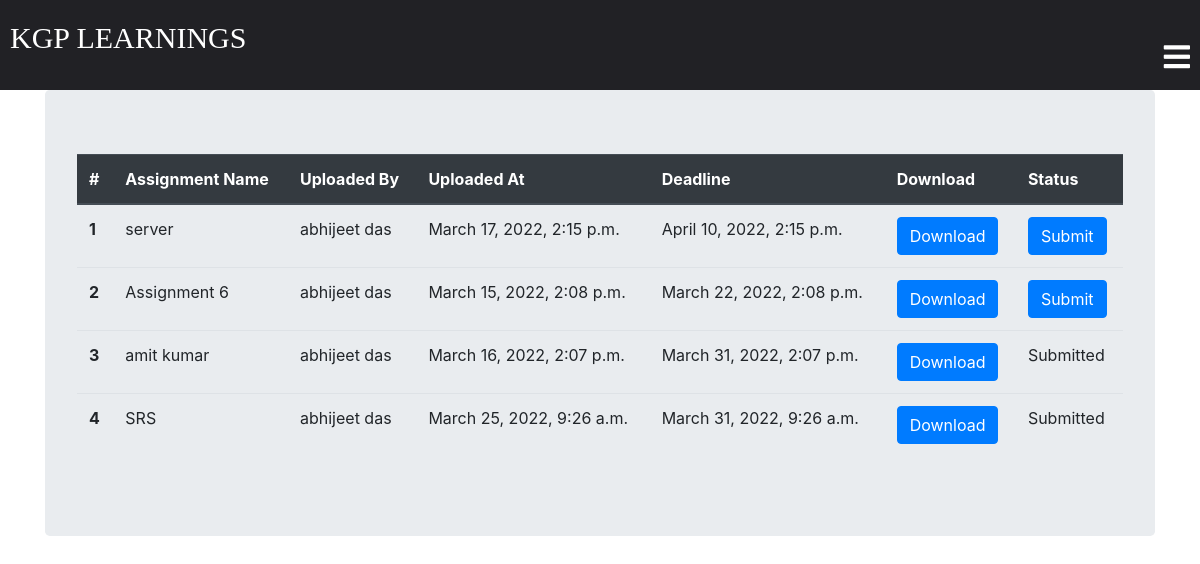
Before: /classroom/class_assignment/ (signed in) with the older database file.
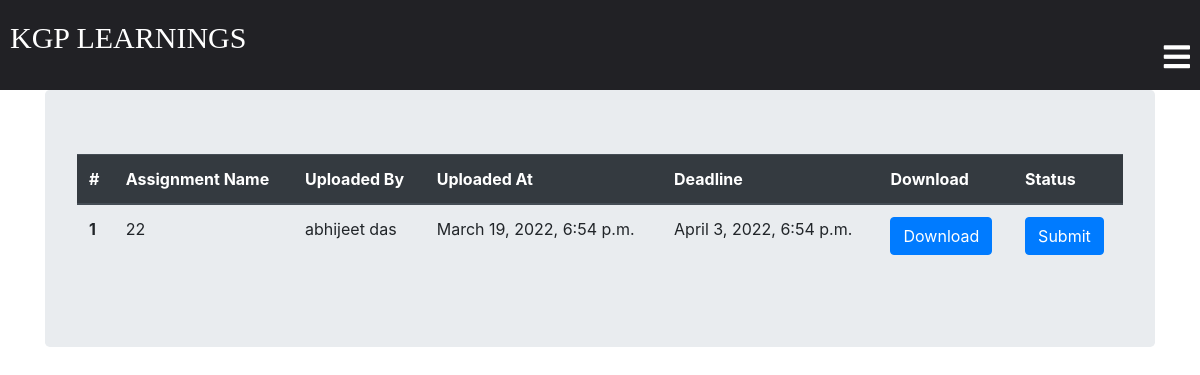
After: the same page with the newer database file.
### classroom/models.py (models this page shows, shortened)
class ClassAssignment(models.Model):
    student = models.ManyToManyField(Student,related_name='student_assignment')
    teacher = models.ForeignKey(Teacher,related_name='teacher_assignment',on_delete=models.CASCADE)
    created_at = models.DateTimeField(auto_now=True)
    assignment_name = models.CharField(max_length=250)
    assignment = models.FileField(upload_to='assignments')
    PublishedAt = models.DateTimeField(auto_now=False, null=True)
    Deadline = models.DateTimeField(auto_now=False, null=True)
    class Meta:
        ordering = ['-created_at']

class Teacher(models.Model):
    user = models.OneToOneField(User,on_delete=models.CASCADE,primary_key=True,related_name='Teacher')
    name = models.CharField(max_length=250)
    subject_name = models.CharField(max_length=250)
    email = models.EmailField(max_length=254)
    phone = models.IntegerField()
    teacher_profile_pic = models.ImageField(upload_to="classroom/teacher_profile_pic",blank=True)
    class_students = models.ManyToManyField(Student,through="StudentsInClass")
    def __str__(self):
        return self.name

### classroom/views.py (the view)
@login_required
def class_assignment(request):
    student = request.user.Student
    assignments = SubmitAssignment.objects.filter(student=student)
    currentDateTime = datetime.datetime.now()
    assignment_list = [x.submitted_assignment for x in assignments]
    return render(request, 'classroom/class_assignment.html', {'student': student, 'assignment_list': assignment_list, 'currentDateTime': currentDateTime})

### template/classroom/class_assignment.html (shortened to what this page needs)
{% extends 'classroom/base.html' %}
{% block content %}
<div class="container">
  <div class="jumbotron">
{% if student.student_assignment.count == 0 %}
  <h2>No assignments Yet</h2>
{% else %}
  <table class="table">
    <thead class="thead-dark">
      <tr>
        <th scope="col">#</th>
        <th scope="col">Assignment Name</th>
        <th scope="col">Uploaded By</th>
        <th scope="col">Uploaded At</th>
        <th scope="col">Deadline</th>
        <th scope="col">Download</th>
        <th scope="col">Status</th>
      </tr>
    </thead>
    <tbody>
      {% for assignment in student.student_assignment.all %}
      {% if assignment.PublishedAt.date < currentDateTime.date and assignment.PublishedAt.time <= currentDateTime.time %}
        <tr>
          <th scope="row">{{ forloop.counter }}</th>
          <td>{{ assignment.assignment_name }}</td>
          <td>{{ assignment.teacher }}</td>
          <td>{{ assignment.PublishedAt }}</td>
          <td>{{ assignment.Deadline }}</td>
          <td><a href="{{ assignment.assignment.url }}" class="btn btn-primary" target="_blank">Download</a></td>
          {% if assignment in assignment_list %}
            <td>Submitted</td>
          {% else %}
          <td><a href="{% url 'classroom:submit_assignment' id=assignment.id %}" class="btn btn-primary">Submit</a></td>
          {% endif %}
        </tr>
        {% endif %}
      {% endfor %}
    </tbody>
  </table>
{% endif %}
</div>
</div>
{% endblock %}

### template/classroom/base.html (shortened to what this page needs)
<!DOCTYPE html>
{% load static %}
<html lang="en" dir="ltr">
<head>
  <link rel="stylesheet" href="https://maxcdn.bootstrapcdn.com/bootstrap/4.5.0/css/bootstrap.min.css">
  <link rel="stylesheet" href="{% static 'css/base.css' %}">
  <link rel="stylesheet" href="{% static 'css/searchbar.css' %}">
  <link rel="stylesheet" href="{% static 'css/newbase.css' %}">
  <link rel="stylesheet" href="https://pro.fontawesome.com/releases/v5.10.0/css/all.css">
  {% load bootstrap4 %}
  {% bootstrap_css %}
</head>
<body>
  <nav>
    <div class="toggle">
      <a href="{% url 'home' %}">KGP LEARNINGS</a>
      <i class="fa fa-bars menu"></i>
    </div>
  </nav>
  {% block content %}
  {% endblock %}
</body>
</html>

### static/css/base.css (style rules this page uses)
nav { width: 100%; background: #212125; margin-bottom: 0; }
.toggle { width: 100%; padding: 10px; background: #212125; text-align: right; box-sizing: border-box; color: #fff; font-family: cursive; font-size: 30px; display: block; }
.toggle a { text-align: left; display: block; color: #fff; margin-top:5px; margin-bottom: -25px; padding: 0px; text-decoration: none; }

Changed rows visible on the page:
removed ClassAssignment: assignment_name "server", teacher "abhijeet das", PublishedAt "March 17, 2022, 2:15 p.m.", Deadline "April 10, 2022, 2:15 p.m.", shows "Submit"
removed ClassAssignment: assignment_name "Assignment 6", teacher "abhijeet das", PublishedAt "March 15, 2022, 2:08 p.m.", Deadline "March 22, 2022, 2:08 p.m.", shows "Submit"
removed ClassAssignment: assignment_name "amit kumar", teacher "abhijeet das", PublishedAt "March 16, 2022, 2:07 p.m.", Deadline "March 31, 2022, 2:07 p.m.", shows "Submitted"
removed ClassAssignment: assignment_name "SRS", teacher "abhijeet das", PublishedAt "March 25, 2022, 9:26 a.m.", Deadline "March 31, 2022, 9:26 a.m.", shows "Submitted"
added ClassAssignment: assignment_name "22", teacher "abhijeet das", PublishedAt "March 19, 2022, 6:54 p.m.", Deadline "April 3, 2022, 6:54 p.m.", shows "Submit"
